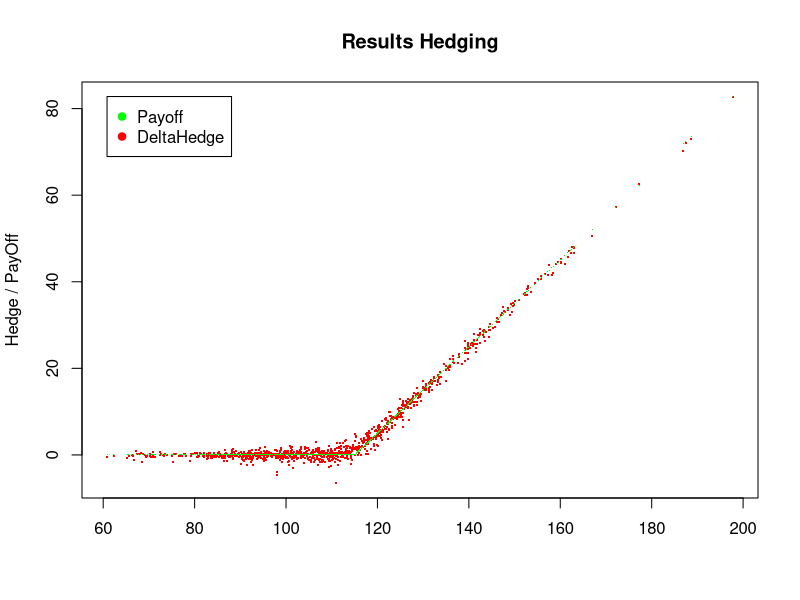
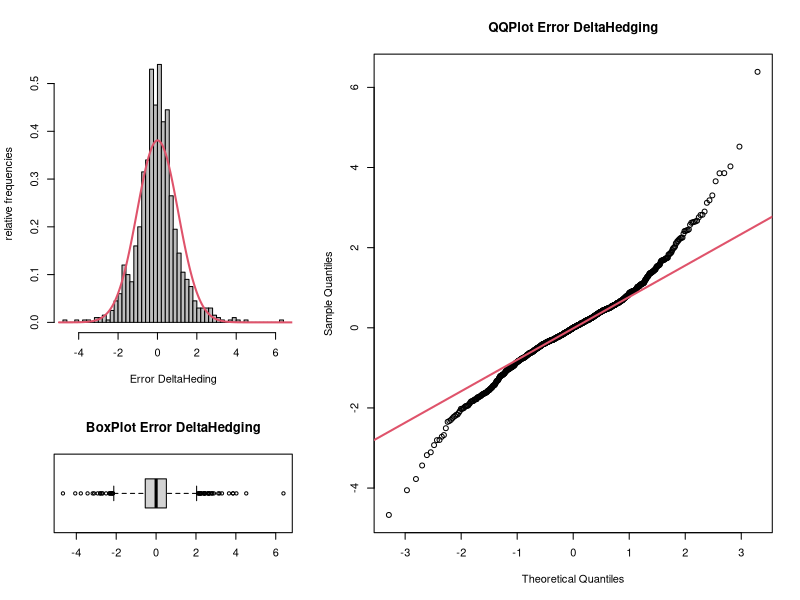

The R script that drew these images, in order:
BSMOption<-function(PutCallFlag,S,T,K,r,sigma,Greek)
{
   if(PutCallFlag=="Call" && Greek=="Price" && T>0)
   {
      d1<-(log(S/K)+(r+sigma^2/2)*T) / (sigma*sqrt(T))
      d2<-d1 - sigma * sqrt(T)
      return(S * pnorm(d1, mean=0, sd=1) - K * exp(-r*T) * pnorm(d2, mean=0, sd=1))
   }
   if(PutCallFlag=="Call" && Greek=="Price" && T==0)
      {return(pmax(S-K,0))}
   if(PutCallFlag=="Call" && Greek=="Delta" && T>0)
   {
      d1<-(log(S/K)+(r+sigma^2/2)*T) / (sigma*sqrt(T))
      return(pnorm(d1, mean=0, sd=1))
   }
   if(PutCallFlag=="Call" && Greek=="Delta" && T==0)
      {return(0)}
   if(PutCallFlag=="Put" && T>0)
      {return(-1 * BSMOption("Call",S,T,K,r,-1 * sigma,Greek))}
   if(PutCallFlag=="Put" && Greek=="Price" && T==0)
      {return(pmax(K-S,0))}
}

### Parameter ###
PutCallFlag<-"Call" # Put or Call
S_0<-100
T<-1
K<-S_0 * 1.15
r<-0.05
mu<-0.1
sigma<-0.2
Npaths<-1000
Nhedgepoints<-52

dt<-T/Nhedgepoints
set.seed(123456)

# Results
S_t<-rep(0, times=Npaths)
Payoff<-rep(0, times=Npaths)
Hedge<-rep(0, times=Npaths)
Error<-rep(0, times=Npaths)

### Simulation Engine ###
# Loop over Npaths
for(j in 1:Npaths) 
{
   S<-S_0
   
   # DeltaHedge
   V<-BSMOption(PutCallFlag,S,T,K,r,sigma,"Price") # initial investment
   a<-BSMOption(PutCallFlag,S,T,K,r,sigma,"Delta") # stock position<-delta
   b<-V-a*S # rest in bank, self-fin. Cond.
   
   K0<-S
   
   # Loop over Nhedgepoints
   for(i in 1:Nhedgepoints) 
   {
      eps<-rnorm(1) # eps=random.normal() simulate outcome of N(0,1)
      S<-S*exp((mu-0.5*sigma^2)*dt+sigma*sqrt(dt)*eps)
      
      # Delta-Hedge
      V<-a*S+b*exp(r*dt)
      a<-BSMOption(PutCallFlag,S,T-i*dt,K,r,sigma,"Delta")
      b<-V-a*S

      K0<-S
   }
   
   S_t[j]<-S
   Hedge[j]<-V
   Payoff[j]<-BSMOption(PutCallFlag,S,0,K,r,sigma,"Price")
}

# Calc Error
Error<-Payoff-Hedge

### Plots ###
varianz<-function(x) {n=length(x) ; var(x) * n / (n-1)}
stdabw<-function(x) {n=length(x) ; sqrt(var(x) * n / (n-1))}

# Define Scatterplot PayOff vs Hedge
   layout(rbind(c(1)))

	# Plot PayOff vs Hedge
	plot(S_t, Hedge, col="red", type="p", pch='.', cex=2, main="Results Hedging", ylab="Hedge / PayOff", xlab="")
	points(S_t, Payoff, col='green', type="p", pch='.', cex=1)

	# Add legend 
	legend( if(PutCallFlag=="Call"){min(S_t)} else max(S_t)*3/4, max(Payoff), legend=c("Payoff","DeltaHedge"), col=c("green", "red"), pch=c(19,19), cex=1)

# Define Histogramms Errors and Boxplot Errors
	layout(rbind(c(1,1,3,3,3),c(1,1,3,3,3),c(2,2,3,3,3)))

	# Plot Hist Error
		hist(Error, breaks=nclass.FD(Error), freq=F, col="gray", border="black", main='', xlab='Error DeltaHeding', ylab='relative frequencies') 
		# Add NormalDistribution
		x<-seq(floor(min(Error)), ceiling(max(Error)), by=0.05)
		points(x, dnorm(x, mean=mean(Error), sd=stdabw(Error)), type="l", lwd=2, col=2)

	# Boxplot
		boxplot(Error, horizontal=TRUE, main='BoxPlot Error DeltaHedging')

	# QQ-Plot
		qqnorm(Error, main='QQPlot Error DeltaHedging') 
		qqline(Error, lwd=2, col=2)
		
### Shapiro-Wilk normality test ###
	shapiro.test(Error)

